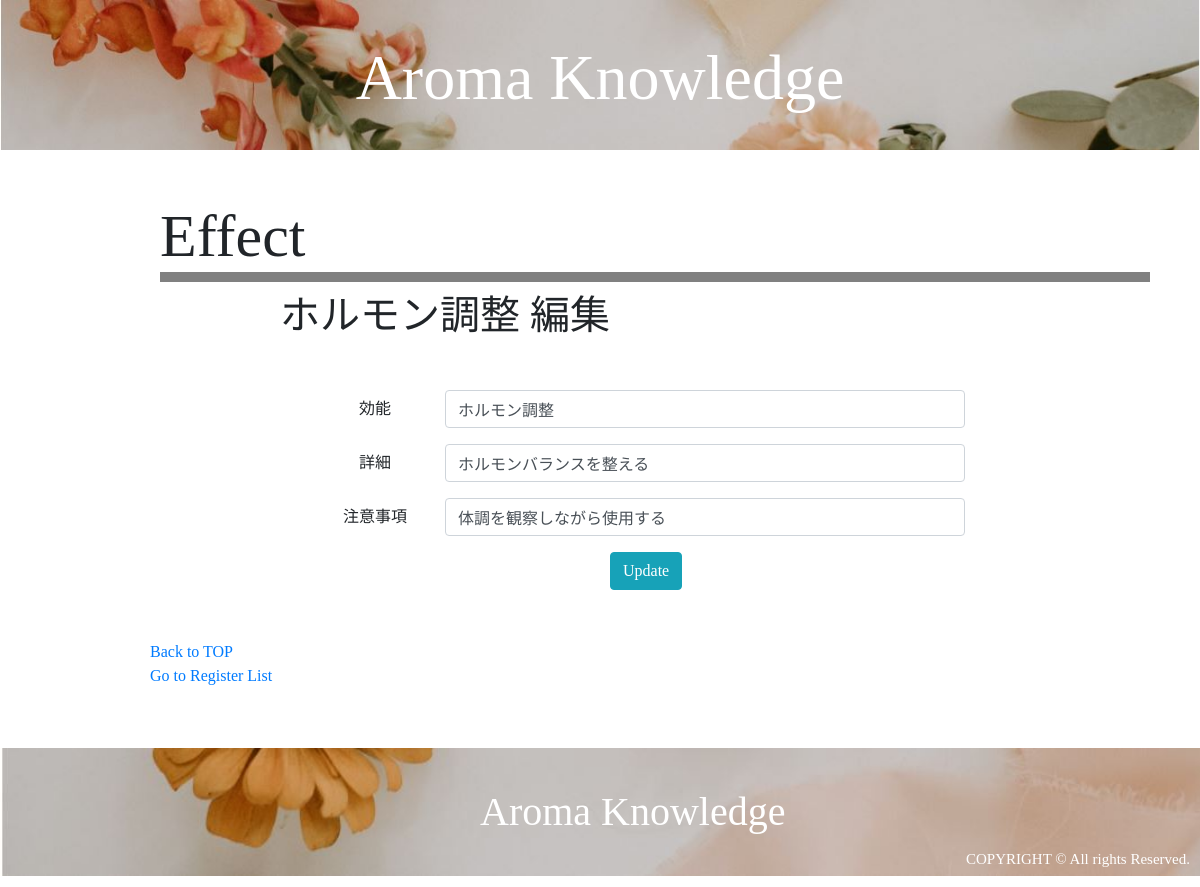
/effect_edit.php?id=8 (signed in), run on the app's committed database.
### tables this page shows
CREATE TABLE `effects` (
  `id` int(11) NOT NULL AUTO_INCREMENT,
  `effect` varchar(255) NOT NULL,
  `content` varchar(255) NOT NULL,
  `caution` varchar(255) NOT NULL,
  `user_id` int(11) NOT NULL,
  `created_at` timestamp NOT NULL DEFAULT CURRENT_TIMESTAMP,
  PRIMARY KEY (`id`),
  UNIQUE KEY `effect` (`effect`),
  KEY `user_id` (`user_id`),
  CONSTRAINT `effects_ibfk_1` FOREIGN KEY (`user_id`) REFERENCES `users` (`id`) ON DELETE CASCADE ON UPDATE CASCADE
);

### DAOs/EffectDAO.php (called while the page is built, shortened)
<?php
    class EffectDAO extends DAO{
        public static function get_effect($id){
             try{
                $pdo = self::get_connection();
                $stmt = $pdo->prepare('SELECT * FROM effects WHERE id=:id');
                $stmt->bindValue(':id', $id, PDO::PARAM_INT);
                $stmt->execute();
                $stmt->setFetchMode(PDO::FETCH_CLASS|PDO::FETCH_PROPS_LATE, 'Effect');
                $effect = $stmt->fetch();
            }catch(PDOException $e){
            }finally{
                self::close_connection($pdo, $stmt);
            }
            return $effect;
        }
    }

### views/effect_edit_view.php (the view, shortened to what this page needs)
<!DOCTYPE html>
<html lang="ja">
    <head>
        <link rel="stylesheet" href="https://stackpath.bootstrapcdn.com/bootstrap/4.3.1/css/bootstrap.min.css">
        <link rel="stylesheet" href="css/style.css">
        <link rel="stylesheet" href="css/style2.css">
    </head>
    <body>
        <div class="header" style="background-image:url(images/top1.jpg)">
            <h1><a href="mypage_top.php">Aroma Knowledge</h1></a>
        </div>
        <div class="effects">
            <h2 class="title">Effect</h2>
            <h2 class="subtitle"><?= $effect->effect ?> 編集</h2>
            <div class="EffectDetail">
                <form class="col-sm-12" action="effect_update.php" method="POST">
                    <div class="form-group row">
                        <label for="colFormLabel" class="col-sm-2 col-form-label">効能</label>
                        <div class="col-sm-10">
                          <input type="text" class="form-control" name="effect" value="<?= $effect->effect ?>">
                        </div>
                    </div>
                    <div class="form-group row">
                        <label for="colFormLabel" class="col-sm-2 col-form-label">詳細</label>
                        <div class="col-sm-10">
                          <input type="text" class="form-control" name="content" value="<?= $effect->content ?>">
                        </div>
                    </div>
                    <div class="form-group row">
                        <label for="colFormLabel" class="col-sm-2 col-form-label">注意事項</label>
                        <div class="col-sm-10">
                          <input type="text" class="form-control" name="caution" value="<?= $effect->caution ?>">
                        </div>
                    </div>
                    <div class="form-group row ForPC">
                        <div class="offset-sm-5 col-sm-1">
                            <button type="submit" class="btn btn-info">Update</button>
                        </div>
                    </div>
                </form>
            </div>
        </div>
        <div class="nav">
        <a href="mypage_top.php">Back to TOP</a><br>
        <a href="register_list.php">Go to Register List</a>
        </div>
        <div class="footer" style="background-image:url(images/footer.jpg)">
            <h1 class="logo">Aroma Knowledge</h1>
            <p class="copylight">COPYRIGHT © All rights Reserved.</p>
        </div>
    </body>
</html>

### css/style.css (style rules this page uses)
body { font-family: 'Times New Roman', '游ゴシック', 'Meiryo UI'; }
.header { text-align: center; background: url(images/top1.jpg); background-size: cover; width: 100%; }
.header h1 { color: white; font-family: Times New Roman; margin: auto; }
.header a { text-decoration: none; color: white; }
form { margin: 50px; }
.OilDetail, .EffectDetail { text-align: center; }
@media screen and (min-width :769px) { .header { height: 150px; } }
@media screen and (min-width :769px) { .header h1 { padding: 40px; font-size: 4.0rem; } }
@media screen and (min-width :769px) { .essential_oils, .effects, .other, .relations, .SearchOil { margin: 50px 50px; clear: right; } }
@media screen and (min-width :769px) { .title { margin-left: 10%; font-size: 60px; border-bottom: solid 10px moccasin; } }
@media screen and (min-width :769px) { .effects .title { border-bottom: solid 10px gray; } }
@media screen and (min-width :769px) { .footer { background: url(images/footer.jpg); background-size: cover; bottom: 0; width: 100%; } }
@media screen and (min-width :769px) { .logo { display: inline-block; margin-left: 40%; margin-top: 40px; color: white; margin-bottom: 40px; } }
@media screen and (min-width :769px) { .copylight { display: inline-block; font-size: 15px; float: right; bottom: 0; margin-right: 10px; margin-top: 100px; color: white; } }
@media screen and (min-width :769px) { .nav { display: inline-block; margin-left: 150px; margin-bottom: 5%; } }
@media screen and (min-width :769px) { .subtitle { margin-left: 230px; font-size: 40px; margin-top: 10px; } }
@media screen and (min-width :769px) { .OilDetail, .EffectDetail { margin: 50px 20%; } }

### css/style2.css (style rules this page uses)
body { font-family: 'Times New Roman', '游ゴシック', 'Meiryo UI'; }

### data on the page
effects: effect "ホルモン調整", content "ホルモンバランスを整える", caution "体調を観察しながら使用する"
